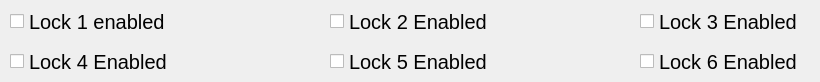
    <widget class="QWidget" name="tab_0">
     <attribute name="title">
      <string>Locks</string>
     </attribute>
     <widget class="QCheckBox" name="checkBox_11">
      <property name="geometry">
       <rect>
        <x>640</x>
        <y>10</y>
        <width>171</width>
        <height>23</height>
       </rect>
      </property>
      <property name="font">
       <font>
        <pointsize>15</pointsize>
       </font>
      </property>
      <property name="text">
       <string>Lock 3 Enabled</string>
      </property>
     </widget>
     <widget class="QCheckBox" name="checkBox_10">
      <property name="geometry">
       <rect>
        <x>330</x>
        <y>10</y>
        <width>161</width>
        <height>23</height>
       </rect>
      </property>
      <property name="font">
       <font>
        <pointsize>15</pointsize>
       </font>
      </property>
      <property name="text">
       <string>Lock 2 Enabled</string>
      </property>
     </widget>
     <widget class="QCheckBox" name="checkBox_14">
      <property name="geometry">
       <rect>
        <x>640</x>
        <y>50</y>
        <width>161</width>
        <height>23</height>
       </rect>
      </property>
      <property name="font">
       <font>
        <pointsize>15</pointsize>
       </font>
      </property>
      <property name="text">
       <string>Lock 6 Enabled</string>
      </property>
     </widget>
     <widget class="QCheckBox" name="checkBox_12">
      <property name="geometry">
       <rect>
        <x>10</x>
        <y>50</y>
        <width>161</width>
        <height>23</height>
       </rect>
      </property>
      <property name="font">
       <font>
        <pointsize>15</pointsize>
       </font>
      </property>
      <property name="text">
       <string>Lock 4 Enabled</string>
      </property>
     </widget>
     <widget class="QCheckBox" name="checkBox_9">
      <property name="geometry">
       <rect>
        <x>10</x>
        <y>10</y>
        <width>161</width>
        <height>23</height>
       </rect>
      </property>
      <property name="font">
       <font>
        <pointsize>15</pointsize>
       </font>
      </property>
      <property name="text">
       <string>Lock 1 enabled</string>
      </property>
     </widget>
     <widget class="QCheckBox" name="checkBox_13">
      <property name="geometry">
       <rect>
        <x>330</x>
        <y>50</y>
        <width>161</width>
        <height>23</height>
       </rect>
      </property>
      <property name="font">
       <font>
        <pointsize>15</pointsize>
       </font>
      </property>
      <property name="text">
       <string>Lock 5 Enabled</string>
      </property>
     </widget>
    </widget>
